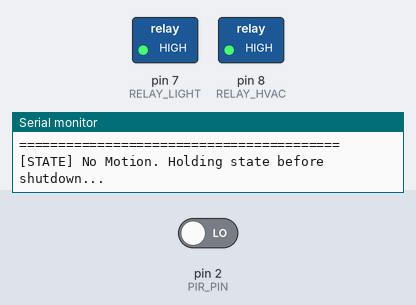
Recording of a sketch running on a simulated Arduino Uno, built with avr-gcc and run on an emulated ATmega328P. Shown: switched loads named in the sketch (green lamp = pin HIGH), the last lines printed to the serial monitor. The inputs (shaded band) are chosen by the test bench; at power-on: pin 2 (PIR_PIN) LOW.

Above: at 16.2 s.
16.3 s: pin 2 (PIR_PIN) driven HIGH
At 21.1 s:
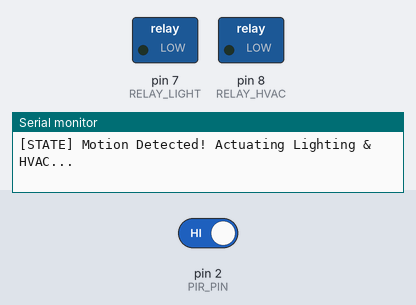
21.7 s: pin 2 (PIR_PIN) driven LOW
At 27.3 s:
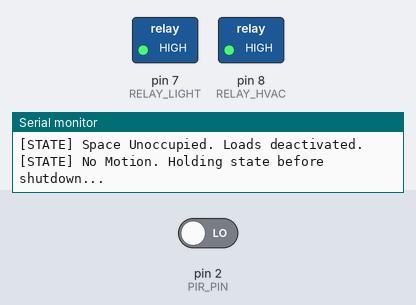
Timing chart, 0 to 28.8 s (numbered marks = the images above; inputs shaded):
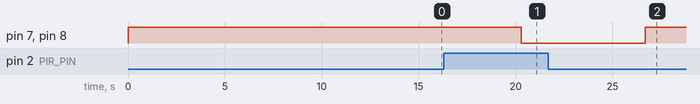

Measured:
- after the input at 16.3 s, pin 7 (RELAY_LIGHT), pin 8 (RELAY_HVAC): HIGH → LOW after 4.0 s
- after the input at 21.7 s, pin 7 (RELAY_LIGHT), pin 8 (RELAY_HVAC): LOW → HIGH after 5.0 s

The sketch:

smart_eco_hall.ino
```cpp
/**
 * Project: Smart Eco Hall Automation System
 * Author: Mina Ehab
 * Platform: Arduino UNO / ATmega328P
 * Description: Automated lighting & HVAC control system using PIR sensor
 *              with active-LOW relay logic and anti-flicker protection.
 */

// Pin Definitions
const int PIR_PIN = 2;        // PIR Motion Sensor Output Pin
const int RELAY_LIGHT = 7;    // Relay Channel 1: Lighting (Active-LOW)
const int RELAY_HVAC = 8;     // Relay Channel 2: HVAC (Active-LOW)

// Timing Constants (in milliseconds)
const unsigned long CALIBRATION_TIME_MS = 15000; // 15 seconds for PIR thermal calibration
const unsigned long STABILITY_DELAY_MS = 5000;   // 5 seconds anti-flicker delay before turning off

void setup() {
  // Initialize Serial Communication for Debugging
  Serial.begin(9600);

  // Configure Pin Modes
  pinMode(PIR_PIN, INPUT);
  pinMode(RELAY_LIGHT, OUTPUT);
  pinMode(RELAY_HVAC, OUTPUT);

  // Set initial Active-LOW Relay states to OFF (HIGH = OFF)
  digitalWrite(RELAY_LIGHT, HIGH);
  digitalWrite(RELAY_HVAC, HIGH);

  // Sensor Calibration Phase upon Startup
  Serial.println("=========================================");
  Serial.println("[SYSTEM INIT] Calibrating PIR Sensor...");
  delay(CALIBRATION_TIME_MS);
  Serial.println("[SYSTEM READY] Occupancy detection active.");
  Serial.println("=========================================");
}

void loop() {
  // Read motion detection status
  int motionDetected = digitalRead(PIR_PIN);

  if (motionDetected == HIGH) {
    // Motion sensed: Turn ON Lighting & HVAC (Active-LOW logic: LOW = ON)
    Serial.println("[STATE] Motion Detected! Actuating Lighting & HVAC...");
    digitalWrite(RELAY_LIGHT, LOW);
    digitalWrite(RELAY_HVAC, LOW);
  } else {
    // No motion: Wait for stability delay to prevent relay flickering
    Serial.println("[STATE] No Motion. Holding state before shutdown...");
    delay(STABILITY_DELAY_MS);

    // Double-check PIR state after delay before turning loads off
    if (digitalRead(PIR_PIN) == LOW) {
      digitalWrite(RELAY_LIGHT, HIGH); // Turn OFF Lighting
      digitalWrite(RELAY_HVAC, HIGH);  // Turn OFF HVAC
      Serial.println("[STATE] Space Unoccupied. Loads deactivated.");
    }
  }

  // Small delay for stability throttling
  delay(200);
}
```
